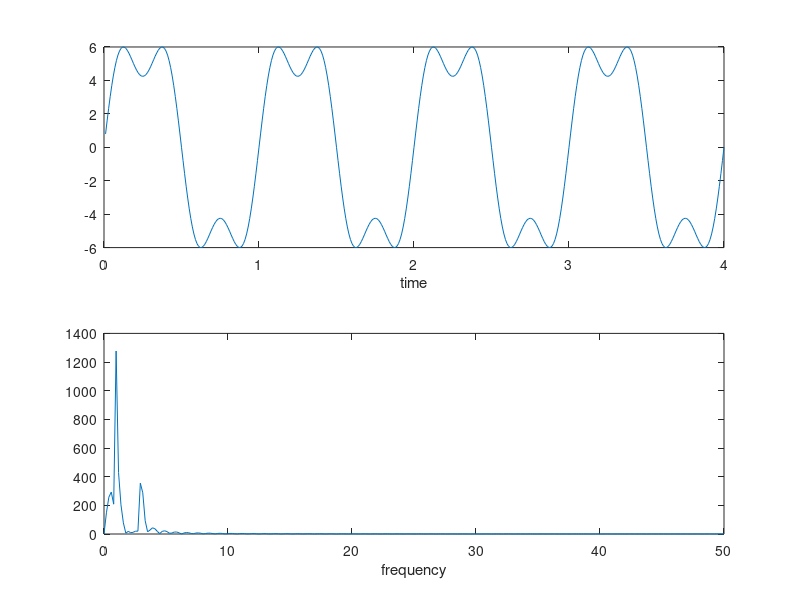

The MATLAB source for this figure:
close all; clear all; clc;

Fs = 100;
t = (1:400)/Fs;
f1 = 1;
A = 10;
s1 = A * (2/pi)*sin(2*pi*f1*t);

f2 = 3;
s2 = A * (2/3/pi)*sin(2*pi*f2*t);
s = s1 + s2;

n = 512;
S = fft(s, n);
S_mag = abs(S(1:n/2+1));
w = (0:n/2) * (Fs/n);
 
subplot(2,1,1)
plot(t,s)
xlabel('time')

subplot(2,1,2)
plot(w, S_mag)
xlabel('frequency')

saveas(gcf, 'kom2_10_3.jpg')